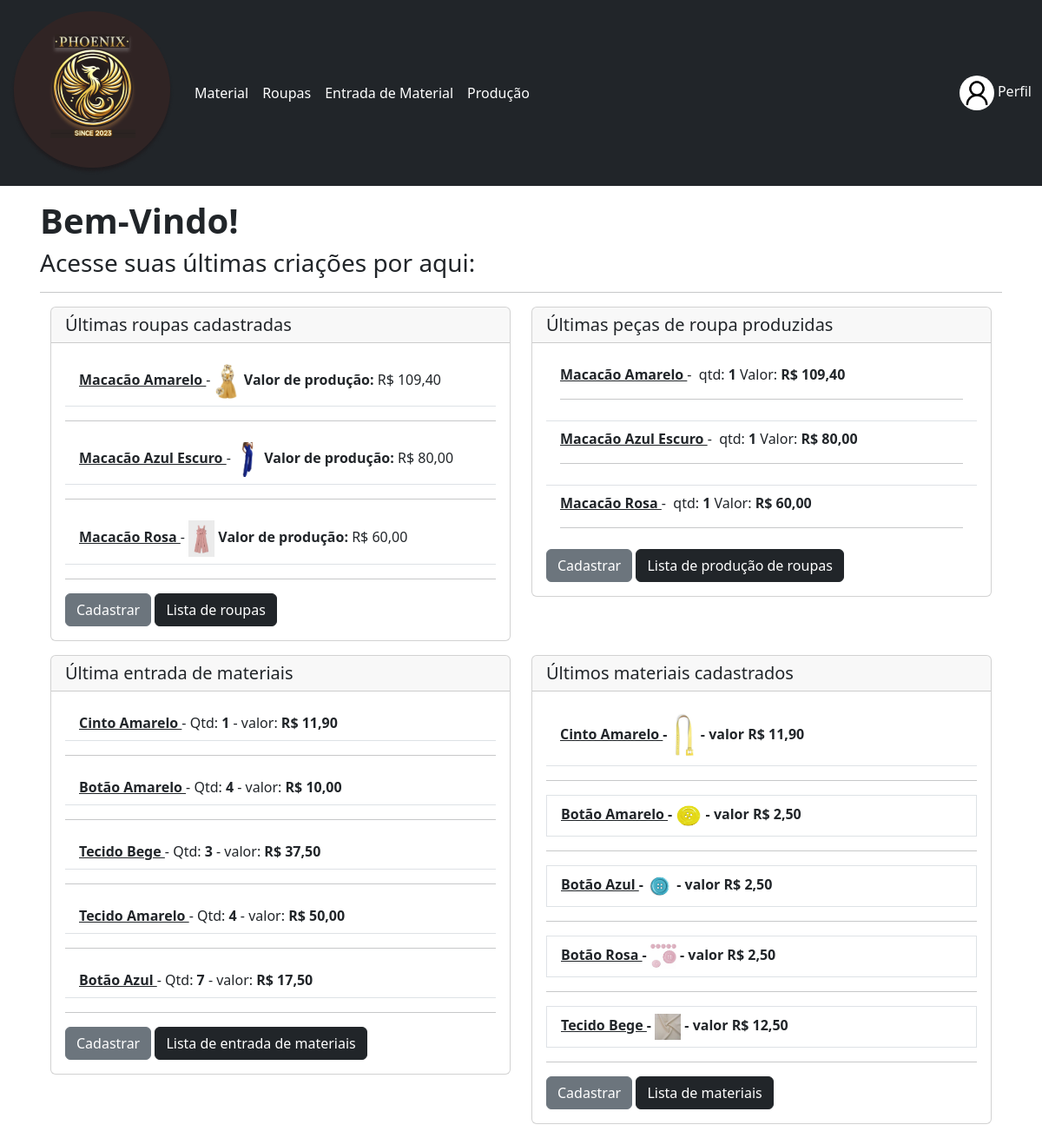
The page / (signed in) on the database as committed earlier.
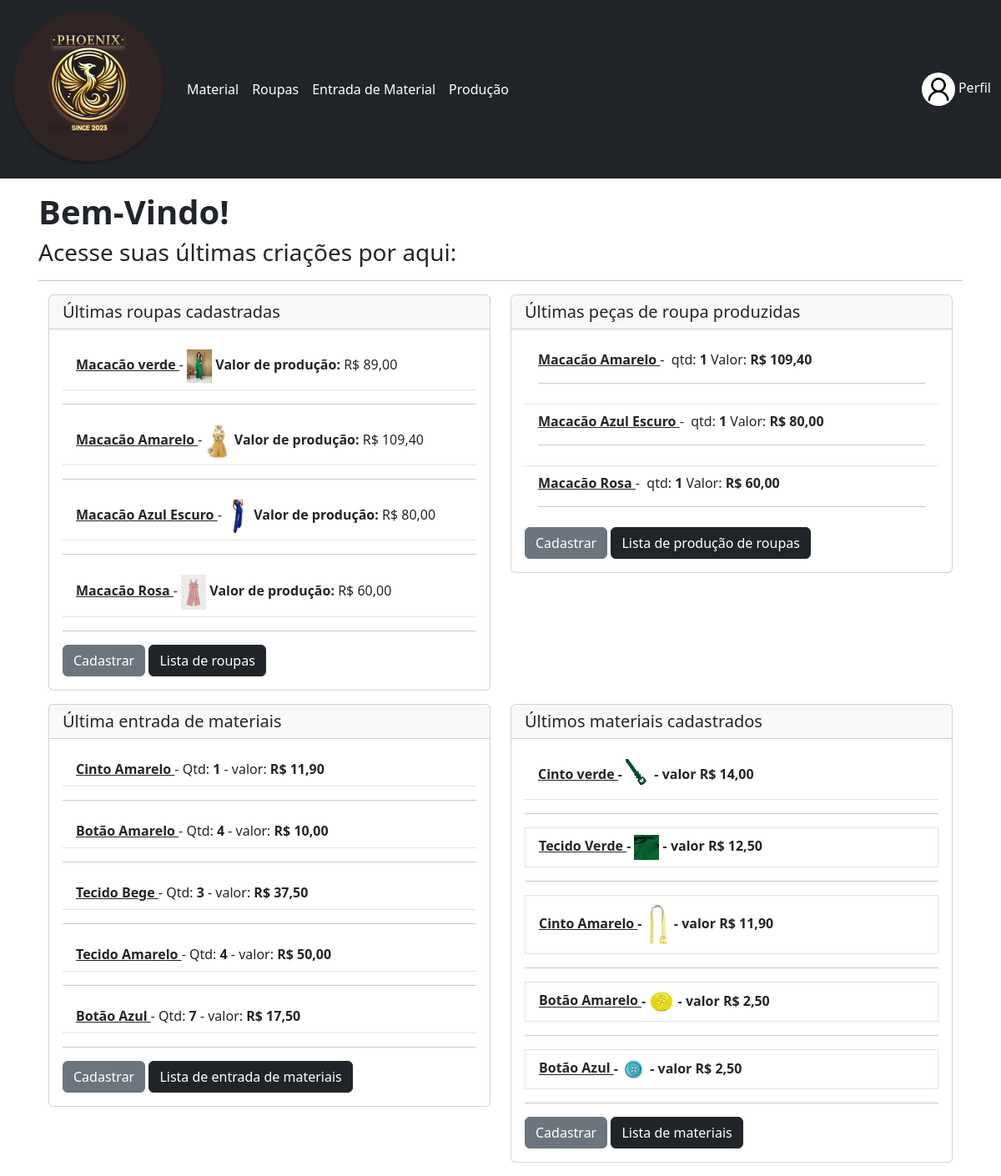
The same page on the database as committed later.
### roupa/models.py (models this page shows)
class Roupa(models.Model):
    nome = models.CharField(verbose_name="Nome", max_length=100, null=False, blank=False)
    descricao = models.TextField(verbose_name="Descrição", null=True, blank=True)
    imagem = models.ImageField(upload_to="fotos/")
    def __str__(self) -> str:
        return self.nome
    def valor_producao(self):
        RoupaMaterial = apps.get_model('roupa', 'RoupaMaterial')
        valor_total = RoupaMaterial.objects.filter(roupa=self).aggregate(
            total_valor=Sum(F('material__valor') * F('quantidade'))
        )['total_valor'] or 0
        return valor_total

### producao/models.py (models this page shows)
class Producao(models.Model):
    roupa = models.ForeignKey(Roupa, on_delete= models.CASCADE)
    quantidade = models.IntegerField()
    data = models.DateField()
    valorTotal = models.DecimalField(verbose_name="Valor Total da Venda", max_digits=10, decimal_places=2)

### movimentacao/models.py (models this page shows, shortened)
class Movimentacao(models.Model):
    codigo_material = models.ForeignKey(Material, on_delete = models.CASCADE, verbose_name="Nome", null= False, blank= False)
    quantidade = models.DecimalField(verbose_name="Quantidade", null=True, blank=True, max_digits=10, decimal_places=2)
    data = models.DateField()
    valor_total = models.DecimalField(verbose_name="Valor Total",max_digits=10, decimal_places=2)

### material/models.py (models this page shows, shortened)
class Material(models.Model):
    nome = models.CharField(verbose_name="Nome", max_length=100, null=False, blank=False)
    descricao = models.TextField(verbose_name="Descrição", null=True, blank=True)
    unid_medida = models.CharField(verbose_name="Unidade de Medida", max_length=30, null=False, blank=True)
    valor = models.DecimalField(verbose_name="Valor", null=False, blank=False, max_digits=10, decimal_places=2)
    imagem = models.ImageField(upload_to="fotos/")
    def __str__(self) -> str:
        return self.nome

### dashboard/views.py (the view)
# urls.py: path('', HomePage.as_view(), name='dashboard'),
class HomePage(LoginRequiredMixin, TemplateView):
    login_url = 'login'
    template_name = 'index.html'
    def get_context_data(self, **kwargs):
        context = super(HomePage, self).get_context_data()
        ultimas_roupas = Roupa.objects.order_by('-id')[:5]
        context['ultimas_roupas'] = ultimas_roupas
        ultimas_producao = Producao.objects.order_by('-id')[:5]
        context['ultimas_producao'] = ultimas_producao
        ultimas_movimentacao = Movimentacao.objects.order_by('-id')[:5]
        context['ultimas_movimentacao'] = ultimas_movimentacao
        ultimos_materias = Material.objects.order_by('-id')[:5]
        context['ultimos_materiais'] = ultimos_materias
        return context

### dashboard/templates/index.html (shortened to what the changed rows need)
{% extends 'base.html' %}
{% block content %}
<div class="callout.callout-dark">
    <h1><strong>Bem-Vindo!</strong></h1>
</div>
<div class="container">
    <div class="row">
        <div class="col-12 mb-3 col-sm-6">
            <div class="card">
                <div class="card-body">
                    <ul class="list-group list-group-flush">
                        {% for roupa in ultimas_roupas %}
                            <li class="list-group-item">
                                <a href="{% url 'roupa_detail' roupa.pk %}" class="link-dark"> <strong>  {{ roupa.nome }} </strong> </a>-
                                <img src="{{ roupa.imagem.url }}" alt="{{ roupa.nome }}" width="30">
                                <strong>Valor de produção:</strong> R$ {{ roupa.valor_producao|floatformat:2 }}
                            </li>
                            <hr>
                        {% empty %}
                            Nenhuma roupa cadastrada ainda
                        {% endfor %}
                    </ul>
                </div>
            </div>
        </div>
        <div class="col-12 mb-3 col-sm-6">
            <div class="card">
                <div class="card-body">
                    <ul class="list-group list-group-flush">
                        {% for producao in ultimas_producao %}
                            <li class="list-group-item">
                                <a href="{% url 'producao_detail' producao.pk %}" class="link-dark"> <strong>  {{ producao.roupa }} </strong> </a>-
                                qtd: <b>{{ producao.quantidade }} </b> Valor: <b> R$ {{ producao.valorTotal|floatformat:2 }} </b>
                            <hr>
                        {% empty %}
                            Nenhuma roupa cadastrada ainda.
                        {% endfor %}
                    </ul>
                </div>
            </div>
        </div>
    </div>
</div>
<div class="container">
    <div class="row">
        <div class="col-12 col-sm-6">
            <div class="card">
                <div class="card-body">
                    <ul class="list-group list-group-flush">
                        {% for movimentacao in ultimas_movimentacao %}
                            <li class="list-group-item">
                                <a href="{% url 'movimentacao_detail' movimentacao.pk %}" class="link-dark"> <strong> {{ movimentacao.codigo_material }} </strong> </a>-
                                Qtd: <b> {{movimentacao.quantidade|floatformat:0}} </b> - valor: <b>R$ {{ movimentacao.valor_total }}</b>
                            </li>
                            <hr>
                        {% empty %}
                            Nenhuma roupa cadastrada ainda.
                        {% endfor %}
                    </ul>
                </div>
            </div>
        </div>
        <div class="col-12 col-sm-6">
            <div class="card">
                <div class="card-body">
                    <ul class="list-group list-group-flush">
                        {% for material in ultimos_materiais %}
                            <li class="list-group-item">
                                <a href="{% url 'material_detail' material.pk %}" class="link-dark"> <strong> {{ material.nome }} <strong> </a>-
                                <img src="{{ material.imagem.url }}" width="30"> - valor <b>
                                    R$ {{ material.valor }} </b>
                            </li>
                            <hr>
                        {% empty %}
                            Nenhuma roupa cadastrada ainda.
                        {% endfor %}
                    </ul>
                </div>
            </div>
        </div>
    </div>
</div>
{% endblock %}

Rows that differ between the two databases and show on the page:
no longer on this page (row unchanged): Material: nome "Botão Rosa", imagem (picture), valor "2,50"
no longer on this page (row unchanged): Material: nome "Tecido Bege", imagem (picture), valor "12,50"
added Roupa: nome "Macacão verde", imagem (picture), valor_producao "89,00"
added Material: nome "Cinto verde", imagem (picture), valor "14,00"
added Material: nome "Tecido Verde", imagem (picture), valor "12,50"
